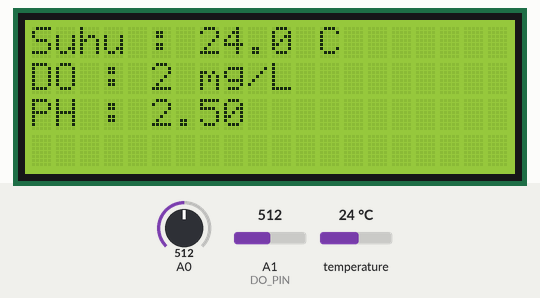
The sketch below on a simulated Arduino Uno, built with avr-gcc and run on an emulated ATmega328P. Shown: 20×4 character LCD. Inputs (shaded band) come from the test bench; at power-on: temperature 24 °C, A1 (DO_PIN) = 512, A0 = 512. What the sketch prints to the serial monitor is not drawn.

Above: at 3.0 s.
3.1 s: temperature set to 12 °C
At 9.7 s:
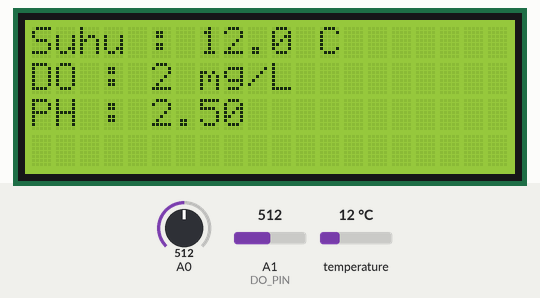
10.7 s: A1 (DO_PIN) set to 716
18.3 s: A0 set to 716
At 22.0 s:
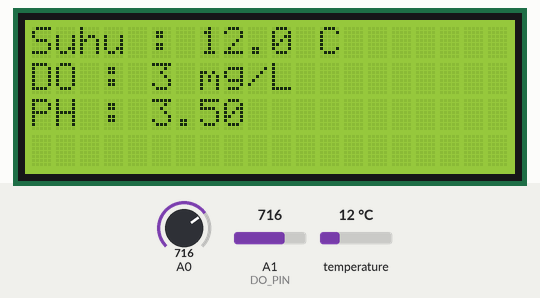
25.9 s: temperature set to 19 °C
33.5 s: A1 (DO_PIN) set to 900
At 41.1 s:
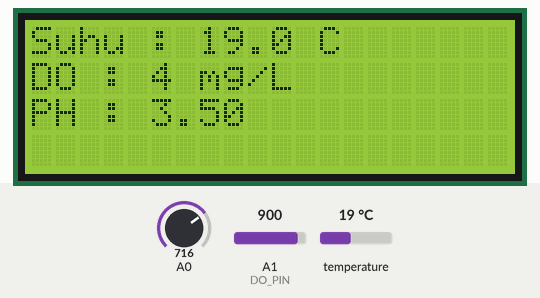
41.8 s: A0 set to 900
At 47.8 s:
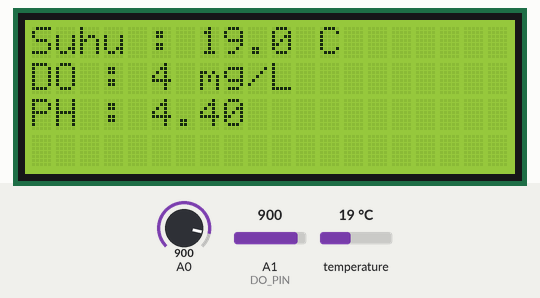
Timing chart, 0 to 49.3 s (numbered marks = the images above; inputs shaded):
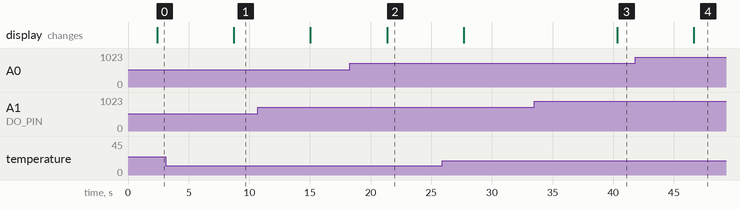

Measured:
- after the input at 3.1 s, the display: changes after 5.6 s (image 1)
- after the input at 18.3 s, the display: changes after 3.1 s (image 2)
- after the input at 33.5 s, the display: changes after 6.8 s (image 3)
- after the input at 41.8 s, the display: changes after 4.8 s (image 4)

The sketch:

SmartFins-Sensor.ino
```cpp
#define TWO_POINT_CALIBRATION 0

#include <Arduino.h>
#include <Wire.h> // Library komunikasi I2C
#include <LiquidCrystal_I2C.h> // Library modul I2C LCD
#include <SoftwareSerial.h>
#include <OneWire.h>
#include <DallasTemperature.h>

// #include <ESP8266WiFi.h>
// #include <ESP8266HTTPClient.h>


#define ONE_WIRE_BUS 4

OneWire oneWire(ONE_WIRE_BUS);

DallasTemperature sensors(&oneWire);

float sensor_suhu = 0;
float Fahrenheit = 0;

LiquidCrystal_I2C lcd(0x27, 20, 4);

#define DO_PIN A1
#define VREF 5000    //VREF (mv)
#define ADC_RES 1024 //ADC Resolution

#define READ_TEMP (sensor_suhu) //Suhu temperatur air saat ini ℃, Or temperature sensor function
#define CAL1_V 1024 //mv
#define CAL1_T sensor_suhu //℃


int pH_Value;
float sensor_ph;

SoftwareSerial ss(2, 3);

const uint16_t DO_Table[41] = {
    14460, 14220, 13820, 13440, 13090, 12740, 12420, 12110, 11810, 11530,
    11260, 11010, 10770, 10530, 10300, 10080, 9860, 9660, 9460, 9270,
    9080, 8900, 8730, 8570, 8410, 8250, 8110, 7960, 7820, 7690,
    7560, 7430, 7300, 7180, 7070, 6950, 6840, 6730, 6630, 6530, 6410};

uint8_t Temperaturet;
uint16_t ADC_Raw;
uint16_t ADC_Voltage;
uint16_t DO;

int16_t readDO(uint32_t voltage_mv, uint8_t temperature_c)
{

    uint16_t V_saturation = (uint32_t)CAL1_V + (uint32_t)35 * temperature_c - (uint32_t)CAL1_T * 35;
    return (voltage_mv * DO_Table[temperature_c] / V_saturation);
}

void setup()
{
    Serial.begin(9600);
    ss.begin(115200);
    pinMode(pH_Value, INPUT);
    lcd.init();
    lcd.backlight();
    sensors.begin();  // Start up the library
}

void loop()
{
    Serial.println("Hello Boss");
    delay(1500);
    Temperaturet = (uint8_t)READ_TEMP;
    ADC_Raw = analogRead(DO_PIN);
    ADC_Voltage = uint32_t(VREF) * ADC_Raw / ADC_RES;

    // Mengambil nilai yang sama yang ditampilkan di LCD
    int sensor_oksigen = (int)((ADC_Voltage + Temperaturet) / 1000);

    DO = readDO(ADC_Voltage, Temperaturet); // Update DO value

    Serial.print("Temperaturet:\t" + String(Temperaturet) + "\t");
    Serial.print("ADC RAW:\t" + String(ADC_Raw) + "\t");
    Serial.print("ADC Voltage:\t" + String(ADC_Voltage) + "\t");
    Serial.println("DO:\t" + String(DO) + "\t");

    sensors.requestTemperatures();

    sensor_suhu = sensors.getTempCByIndex(0);
    if (sensor_suhu == DEVICE_DISCONNECTED_C) {
        Serial.println("Sensor not connected!");
    } else {
        Fahrenheit = sensors.toFahrenheit(sensor_suhu);

        // Print out the raw sensor data
        Serial.print("Raw sensor data (sensor_suhu):\t");
        Serial.println(sensor_suhu);
        Serial.print("Raw sensor data (Fahrenheit):\t");
        Serial.println(Fahrenheit);
    }

    Serial.print(sensor_suhu);
    Serial.print(" C  ");


    lcd.setCursor(0, 0);
    lcd.print("Suhu : ");
    lcd.print(sensor_suhu, 1); // Menampilkan nilai yang sama di LCD
    lcd.print(" C");

    lcd.setCursor(0, 1);
    Serial.print(sensor_oksigen);
    lcd.print("DO : ");
    lcd.print(sensor_oksigen); // Menampilkan nilai yang sama di LCD
    lcd.print(" mg/L");

    lcd.setCursor(0, 2);
    pH_Value = analogRead(A0);
    sensor_ph = pH_Value * (5.0 / 1023.0);
    lcd.print("PH : ");
    lcd.print(sensor_ph);

    String sendToESP = "";
    sendToESP += sensor_oksigen;
    sendToESP += ";";
    sendToESP += sensor_suhu;
    sendToESP += ";";
    sendToESP += sensor_ph; // Menggunakan nilai yang ditampilkan di LCD
    ss.println(sendToESP);

    delay(4000);
}
```
